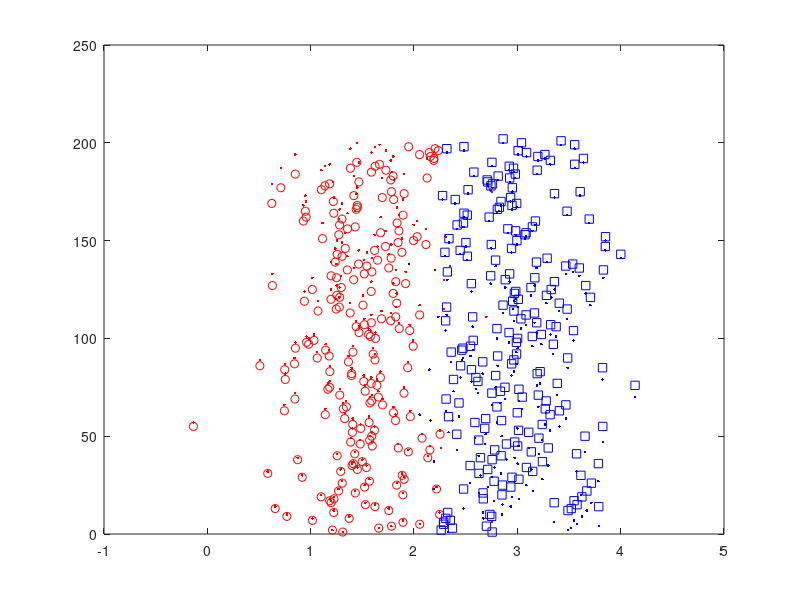

Here is the MATLAB script that generated this plot:
function [model] = testesvm3()

m1 = 1.5;
m2 = 3;

c = 0.2;

nSet = 1000;
y = 1:1000;

amostras1 = mvnrnd(m1,c,nSet); %classe 1
amostras2 = mvnrnd(m2,c,nSet); %classe 2

%plot(amostras1,y,'r.');
%hold on
%plot(amostras2,y,'b.');

treino = [amostras1; amostras2];

labels = ones(size(treino,1),1);
labels(1001:2000,:) = 2;

model = svmtrain(labels,treino,'-c 1 -g 2 -b 1');

t1 = mvnrnd(m1,c,200);
t2 = mvnrnd(m2,c,200);


teste = [t1; t2];
labels_teste = ones(size(teste,1),1);

[classificacao, precisao, probabilidades] = svmpredict(labels_teste, teste, model);

y2 = 1:200;

figure,plot(t1,y2,'r.');
hold on
plot(t2,y2,'b.');

classe1 = teste(find(classificacao==1),:);
classe2 = teste(find(classificacao==2),:);


plot(classe1,1:size(classe1,1),'ro');
plot(classe2,1:size(classe2,1),'bs');



